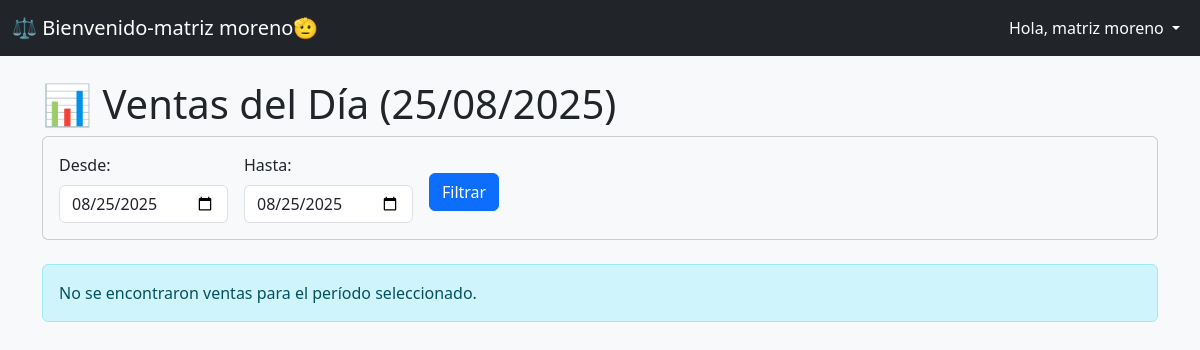
Before: /reportes/ (signed in) with the older database file.
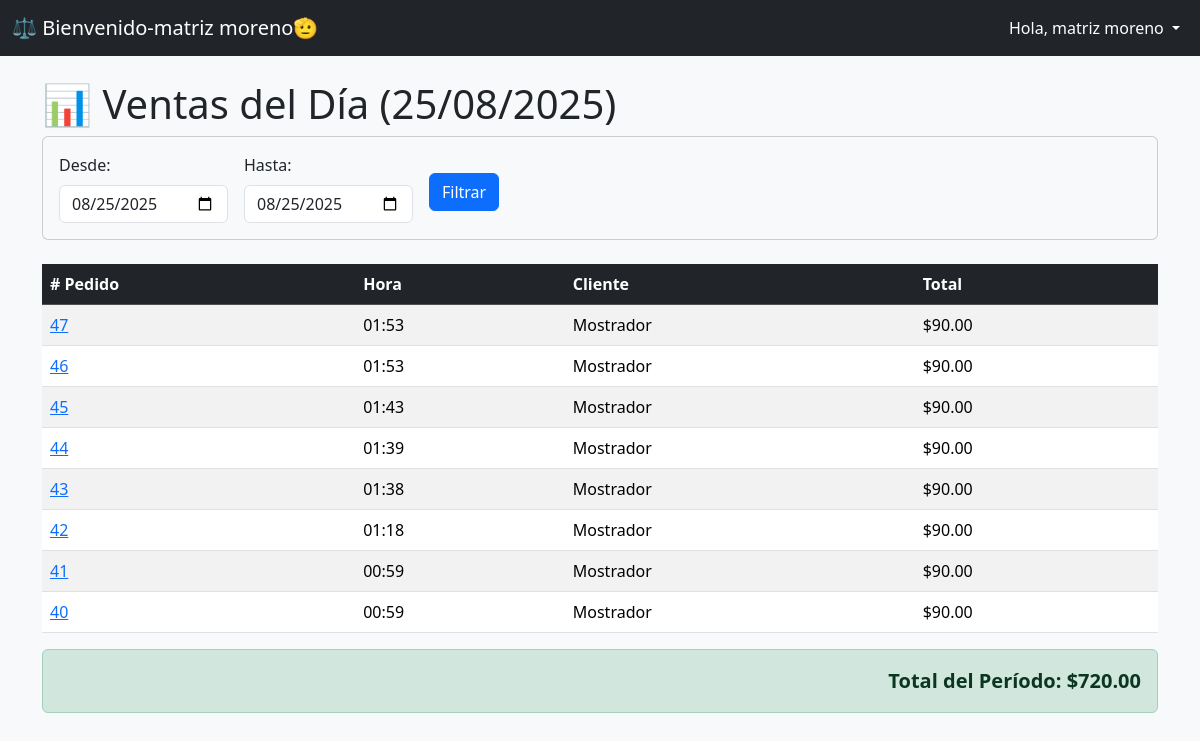
After: the same page with the newer database file.
### inventario/models.py (models this page shows, shortened)
class Pedido(models.Model):
    empresa = models.ForeignKey(Empresa, on_delete=models.CASCADE) # <-- NUEVO: El pedido pertenece a una empresa
    METODO_PAGO_CHOICES = [
        ('Efectivo', 'Efectivo'),
        ('Tarjeta', 'Tarjeta'),
    ]
    cliente = models.ForeignKey(Cliente, on_delete=models.SET_NULL, null=True, blank=True)
    fecha = models.DateTimeField(auto_now_add=True)
    total = models.DecimalField(max_digits=10, decimal_places=2)
    metodo_pago = models.CharField(max_length=10, choices=METODO_PAGO_CHOICES, default='Efectivo')

### inventario/views.py (the view)
# urls.py: path('reportes/', views.reporte_ventas, name='reporte-ventas'),
@login_required
def reporte_ventas(request):
    empresa_del_usuario = request.user.profile.empresa
    fecha_inicio_str = request.GET.get('fecha_inicio')
    fecha_fin_str = request.GET.get('fecha_fin')
    hoy = timezone.localtime(timezone.now()).date()
    if fecha_inicio_str and fecha_fin_str:
        fecha_inicio = datetime.strptime(fecha_inicio_str, '%Y-%m-%d').date()
        fecha_fin = datetime.strptime(fecha_fin_str, '%Y-%m-%d').date()
        pedidos = Pedido.objects.filter(empresa=empresa_del_usuario, fecha__date__range=[fecha_inicio, fecha_fin]).order_by('-fecha')
        titulo_reporte = f"Ventas del {fecha_inicio.strftime('%d/%m/%Y')} al {fecha_fin.strftime('%d/%m/%Y')}"
    else:
        fecha_inicio = hoy
        fecha_fin = hoy
        pedidos = Pedido.objects.filter(empresa=empresa_del_usuario, fecha__date=hoy).order_by('-fecha')
        titulo_reporte = f"Ventas del Día ({hoy.strftime('%d/%m/%Y')})"
    total_vendido = sum(p.total for p in pedidos)
    contexto = {
        'pedidos': pedidos,
        'total_vendido': total_vendido,
        'fecha_inicio': fecha_inicio,
        'fecha_fin': fecha_fin,
        'titulo_reporte': titulo_reporte,
    }
    return render(request, 'inventario/reporte_ventas.html', contexto)

### inventario/templates/inventario/reporte_ventas.html (shortened to what this page needs)
{% extends "inventario/base.html" %}
{% block content %}
<h1>📊 {{ titulo_reporte }}</h1>
<div class="card card-body bg-light mb-4">
    <form method="get" action="" class="row g-3 align-items-center">
        <div class="col-auto">
            <label for="fecha_inicio" class="form-label">Desde:</label>
            <input type="date" name="fecha_inicio" id="fecha_inicio" value="{{ fecha_inicio|date:'Y-m-d' }}" class="form-control">
        </div>
        <div class="col-auto">
            <label for="fecha_fin" class="form-label">Hasta:</label>
            <input type="date" name="fecha_fin" id="fecha_fin" value="{{ fecha_fin|date:'Y-m-d' }}" class="form-control">
        </div>
        <div class="col-auto mt-4">
            <button type="submit" class="btn btn-primary">Filtrar</button>
        </div>
    </form>
</div>
{% if pedidos %}
    <table class="table table-striped table-hover">
        <thead class="table-dark">
            <tr>
                <th># Pedido</th>
                <th>Hora</th>
                <th>Cliente</th>
                <th>Total</th>
            </tr>
        </thead>
        <tbody>
            {% for pedido in pedidos %}
            <tr>
                <td><a href="{% url 'detalle-pedido' pedido.id %}">{{ pedido.id }}</a></td>
                <td>{{ pedido.fecha|time:"H:i" }}</td>
                <td>{{ pedido.cliente.nombre|default:"Mostrador" }}</td>
                <td>${{ pedido.total|floatformat:2 }}</td>
            </tr>
            {% endfor %}
        </tbody>
    </table>
    <div class="alert alert-success text-end fs-5 fw-bold">
        Total del Período: ${{ total_vendido|floatformat:2 }}
    </div>
{% else %}
    <div class="alert alert-info">
        No se encontraron ventas para el período seleccionado.
    </div>
{% endif %}
{% endblock %}

Changed rows visible on the page:
added Pedido: id "47", fecha "01:53", cliente.nombre "Mostrador", total "90.00"
added Pedido: id "46", fecha "01:53", cliente.nombre "Mostrador", total "90.00"
added Pedido: id "45", fecha "01:43", cliente.nombre "Mostrador", total "90.00"
added Pedido: id "44", fecha "01:39", cliente.nombre "Mostrador", total "90.00"
added Pedido: id "43", fecha "01:38", cliente.nombre "Mostrador", total "90.00"
added Pedido: id "42", fecha "01:18", cliente.nombre "Mostrador", total "90.00"
added Pedido: id "41", fecha "00:59", cliente.nombre "Mostrador", total "90.00"
added Pedido: id "40", fecha "00:59", cliente.nombre "Mostrador", total "90.00"
Other visible differences:
{{ total_vendido|floatformat:2 }}: (not shown) → "720.00"
text no longer shown: "No se encontraron ventas para el período seleccionado."
text now shown: "# Pedido Hora Cliente Total Total del Período: $"
